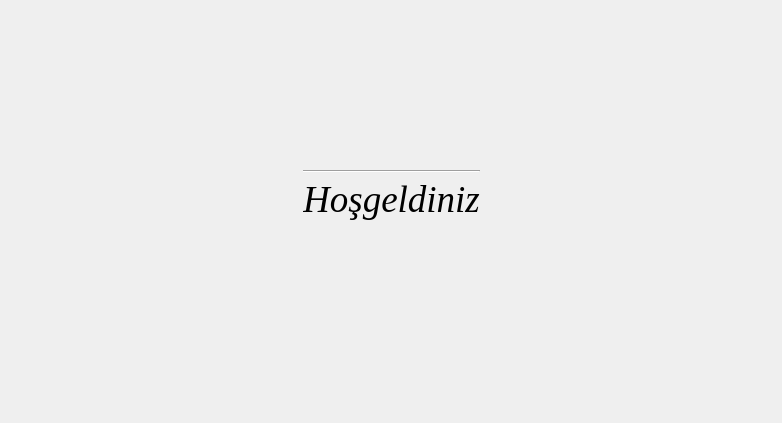
     <widget class="QWidget" name="tab">
      <attribute name="title">
       <string>ATA50</string>
      </attribute>
      <layout class="QGridLayout" name="gridLayout_2">
       <item row="0" column="1">
        <spacer name="verticalSpacer">
         <property name="orientation">
          <enum>Qt::Vertical</enum>
         </property>
         <property name="sizeHint" stdset="0">
          <size>
           <width>20</width>
           <height>133</height>
          </size>
         </property>
        </spacer>
       </item>
       <item row="1" column="0">
        <spacer name="horizontalSpacer">
         <property name="orientation">
          <enum>Qt::Horizontal</enum>
         </property>
         <property name="sizeHint" stdset="0">
          <size>
           <width>292</width>
           <height>20</height>
          </size>
         </property>
        </spacer>
       </item>
       <item row="1" column="1">
        <widget class="QLabel" name="label">
         <property name="text">
          <string/>
         </property>
         <property name="pixmap">
          <pixmap>img/ATA50.png</pixmap>
         </property>
        </widget>
       </item>
       <item row="1" column="2">
        <spacer name="horizontalSpacer_2">
         <property name="orientation">
          <enum>Qt::Horizontal</enum>
         </property>
         <property name="sizeHint" stdset="0">
          <size>
           <width>291</width>
           <height>20</height>
          </size>
         </property>
        </spacer>
       </item>
       <item row="2" column="1">
        <widget class="Line" name="line">
         <property name="orientation">
          <enum>Qt::Horizontal</enum>
         </property>
        </widget>
       </item>
       <item row="3" column="1">
        <widget class="QLabel" name="label_2">
         <property name="font">
          <font>
           <family>Times New Roman</family>
           <pointsize>28</pointsize>
           <italic>true</italic>
          </font>
         </property>
         <property name="text">
          <string>Hoşgeldiniz</string>
         </property>
         <property name="alignment">
          <set>Qt::AlignCenter</set>
         </property>
        </widget>
       </item>
       <item row="4" column="1">
        <spacer name="verticalSpacer_2">
         <property name="orientation">
          <enum>Qt::Vertical</enum>
         </property>
         <property name="sizeHint" stdset="0">
          <size>
           <width>20</width>
           <height>192</height>
          </size>
         </property>
        </spacer>
       </item>
      </layout>
     </widget>
